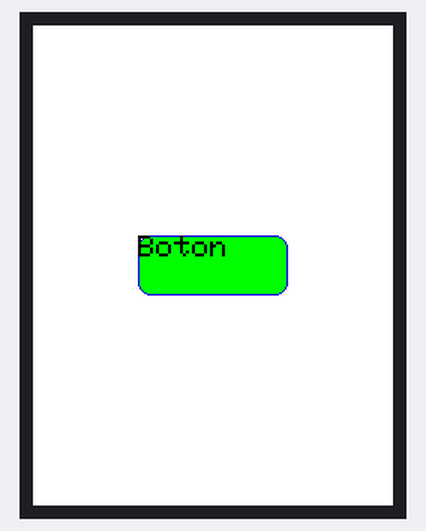
The sketch below on a simulated Arduino Uno, built with avr-gcc and run on an emulated ATmega328P. On the bench: 240×320 colour display.

Above: at 0.3 s.

The sketch:

Ej15_drawRoundRect.ino
```cpp
#include <SPI.h>
#include <Adafruit_GFX.h>    // Core graphics library
#include <Adafruit_ILI9341.h> // Hardware-specific library

#define TFT_CS   7
#define TFT_DC   6

// Assign human-readable names to some common 16-bit color values:
#define BLACK       0x0000      /*   0,   0,   0 */
#define NAVY        0x000F      /*   0,   0, 128 */
#define DARKGREEN   0x03E0      /*   0, 128,   0 */
#define DARKCYAN    0x03EF      /*   0, 128, 128 */
#define MAROON      0x7800      /* 128,   0,   0 */
#define PURPLE      0x780F      /* 128,   0, 128 */
#define OLIVE       0x7BE0      /* 128, 128,   0 */
#define LIGHTGREY   0xC618      /* 192, 192, 192 */
#define DARKGREY    0x7BEF      /* 128, 128, 128 */
#define BLUE        0x001F      /*   0,   0, 255 */
#define GREEN       0x07E0      /*   0, 255,   0 */
#define CYAN        0x07FF      /*   0, 255, 255 */
#define RED         0xF800      /* 255,   0,   0 */
#define MAGENTA     0xF81F      /* 255,   0, 255 */
#define YELLOW      0xFFE0      /* 255, 255,   0 */
#define WHITE       0xFFFF      /* 255, 255, 255 */
#define ORANGE      0xFD20      /* 255, 165,   0 */
#define GREENYELLOW 0xAFE5      /* 173, 255,  47 */
#define PINK        0xF81F

//Declaracion objeto TFT
Adafruit_ILI9341 tft = Adafruit_ILI9341(TFT_CS, TFT_DC);

int width, height;

void setup() {
  Serial.begin(9600);
  tft.begin(); // Begin ILI9341

  tft.setRotation(0);
  tft.fillScreen(WHITE);

  tft.setTextSize(2);
  tft.setTextColor(BLACK);

  width = tft.width();
  height = tft.height();

  // Un rectangulo con aristas redondeadas sirve para crear el modo boton. Requiere de 7 parametros. Posicion inicial, anchura, altura, radio y color
  // Posicion en X --> Direccion horizontal (De izquierda a derecha)
  // Posicion en Y --> Direccion vertical (De arriba a abajo)
  // Anchura --> Distancia en pixeles
  // Altura --> Distancia en pixeles
  // Color --> En hexadecimal

  // Hay que dibujar un boton con un texto en su interior. Para ello haremos un rectangulo redondeado de 100 pixeles de anchura y 40 de altura y un radio de 8 situado en el centro de la pantalla
  // El boton tendra un borde de un color diferente a su relleno
  int w = 100;
  int h =40;
  int radius = 8;

  int x = width/2 - w/2;
  int y = height/2 - h/2;

  //Crear boton

  tft.fillRoundRect(x,y,w,h,radius,GREEN);
  tft.drawRoundRect(x,y,w,h,radius,BLUE);

  tft.setCursor(x,y);
  tft.println("Boton");
}


void loop() {

}
```
